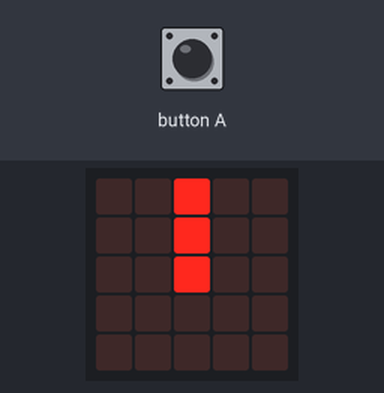
A program run on a simulated BBC micro:bit running MicroPython. Shown: the board's 5×5 LED display. The inputs (shaded band) are chosen by the test bench.

Above: at 1.2 s.
1.3 s: button A pressed for 0.15 s
At 1.35 s:
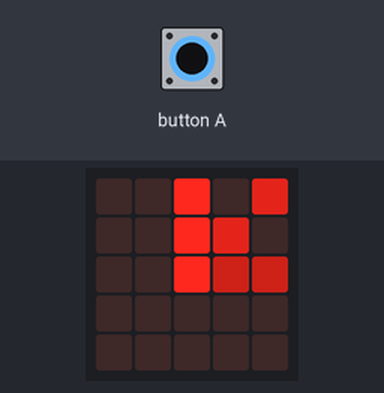
2.0 s: button A pressed for 3.2 s
At 2.35 s:
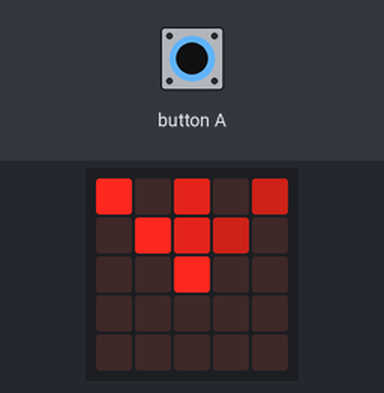
5.8 s: button A pressed for 1 s
At 6.06 s:
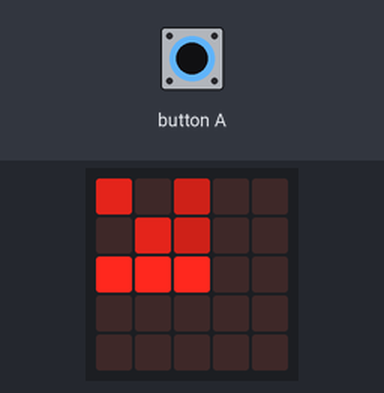
Timing chart, 0 to 8.8 s (numbered marks = the images above; inputs shaded):
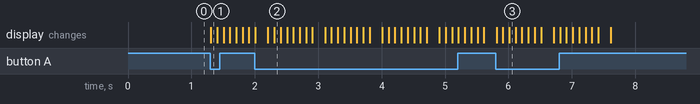

Measured:
- after the input at 1.3 s, the display: changes at once (image 1)
- after the input at 2.0 s, the display: first differs from a run without the input after 0.21 s (image 2 shows a later state)
- after the input at 5.8 s, the display: first changes at once (image 3 shows a later state)

The program:

ubit_flash.py
```python
''' show animation when signal received over serial port
This file  should be written to the BBC Micro:bit using Mu
matt.oppenheim@gmail.com '''
from microbit import *

# baud rate for the serial port connection
BAUD = 9600

throb_1 = Image(
    '00100:'
    '00100:'
    '00100:'
    '00000:'
    '00000:')

throb_2 = Image(
    '10000:'
    '01000:'
    '00100:'
    '00000:'
    '00000:')

throb_3 = Image(
    '00000:'
    '00000:'
    '11100:'
    '00000:'
    '00000:')

throb_4 = Image(
    '00000:'
    '00000:'
    '00100:'
    '01000:'
    '10000:')

throb_5 = Image(
    '00000:'
    '00000:'
    '00100:'
    '00100:'
    '00100:')

throb_6 = Image(
    '00000:'
    '00000:'
    '00100:'
    '00010:'
    '00001:')

throb_7 = Image(
    '00000:'
    '00000:'
    '00111:'
    '00000:'
    '00000:')

throb_8 = Image(
    '00001:'
    '00010:'
    '00100:'
    '00000:'
    '00000:')

throbs = [throb_1, throb_2, throb_3, throb_4, throb_5, throb_6,
          throb_7, throb_8]


def check_uart():
    ''' returns true if control character received '''
    in_line = None
    try:
        in_line = uart.readline()
    except Exception as e:
        print(e)
    if not in_line:
        return False
    if in_line == b"flash":
            return True


def show_ready():
    display.show(throb_1*9)


def show_throb():
    for a in range(len(throbs)):
        display.show(throbs[a]*9 +
                     throbs[a-1]*6 +
                     throbs[a-2]*4)
        sleep(100)


uart.init(baudrate=BAUD)

while True:
    if check_uart():
        show_throb()
    if button_a.is_pressed():
        show_throb()
    else:
        show_ready()
    sleep(100)
```
